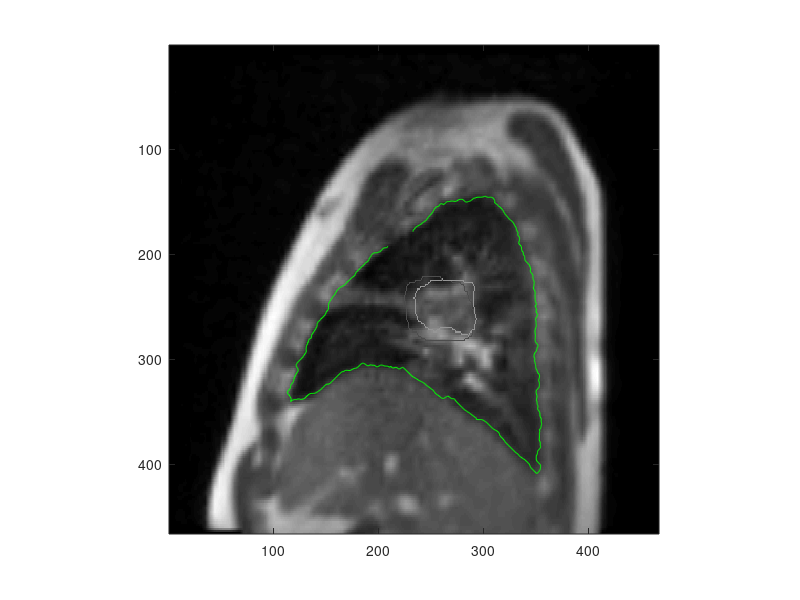
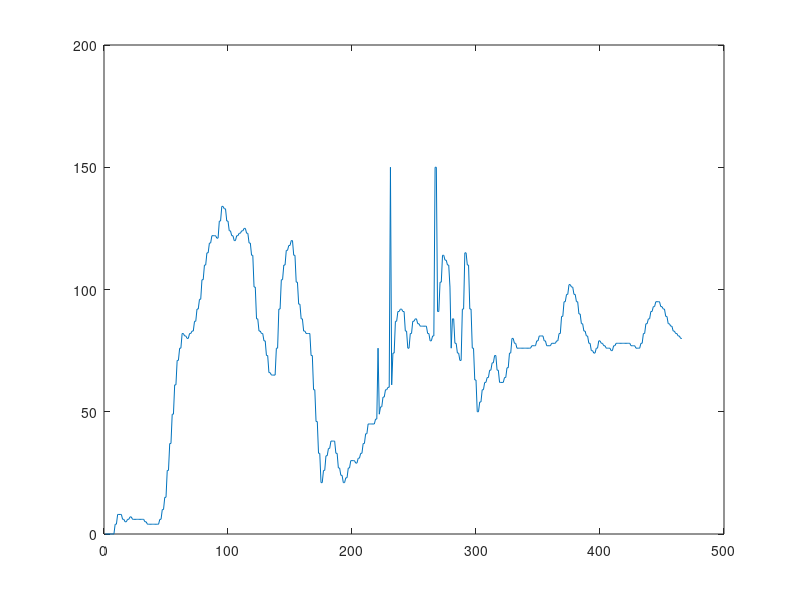

Reproduce these figures in MATLAB, in order.
clearvars
load('junk')
% refC = data_main.refContour;

hF = figure(99); clf
hA1 =axes('parent', hF);

hI = imshow(J, [], 'parent', hA1);
axis on
% convert to ij
xx = FC(:,1)/dx+1;
yy = FC(:,2)/dy+1;

line(hA1, xx, yy, 'Color', 'g')


[M, N] = size(J);

hF = figure(100); clf
hA2 =axes('parent', hF);

x = 244;

plot(J(:, x))
